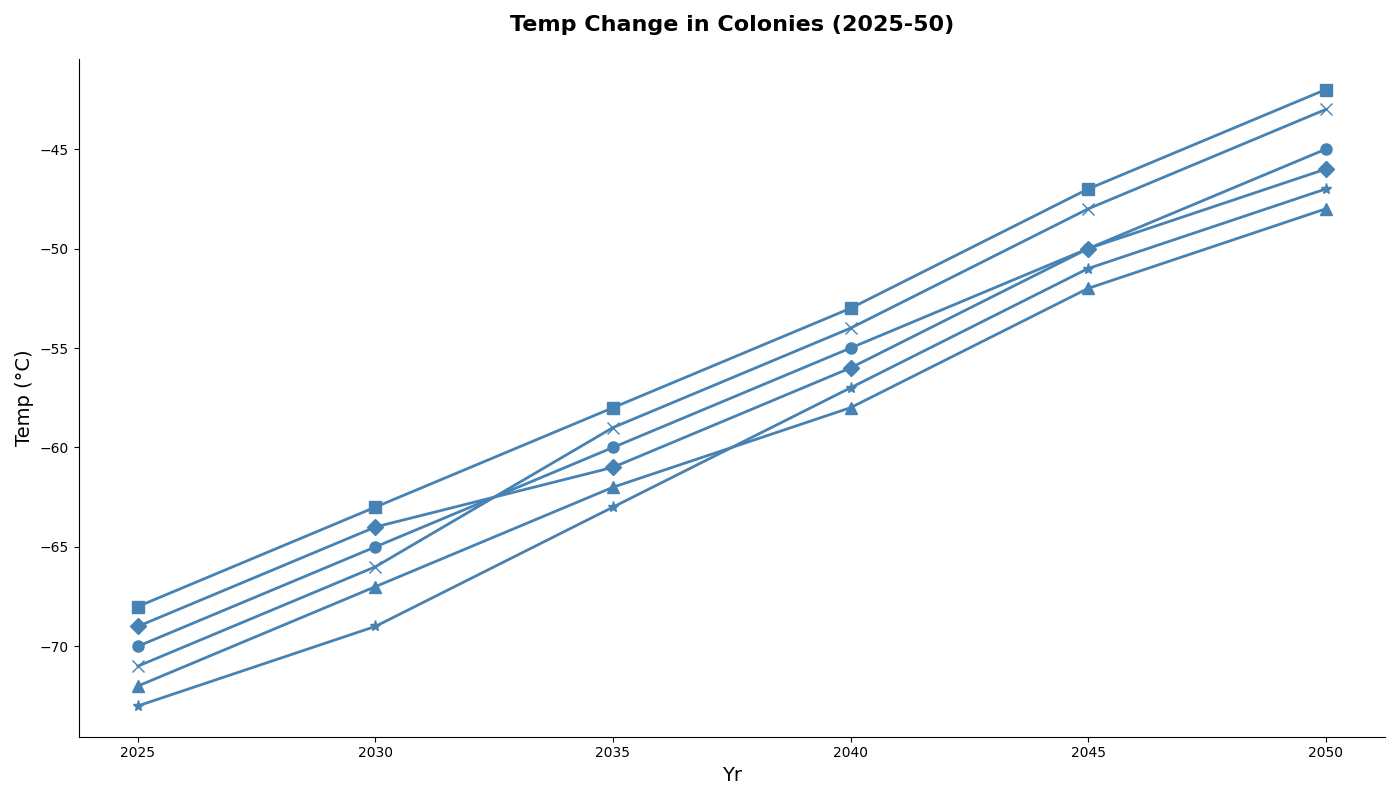

Reproduce this figure in Python.
import matplotlib.pyplot as plt
import numpy as np

years = np.array([2025, 2030, 2035, 2040, 2045, 2050])
colony_A = np.array([-70, -65, -60, -55, -50, -45])
colony_B = np.array([-68, -63, -58, -53, -47, -42])
colony_C = np.array([-72, -67, -62, -58, -52, -48])
colony_D = np.array([-69, -64, -61, -56, -50, -46])
colony_E = np.array([-71, -66, -59, -54, -48, -43])
colony_F = np.array([-73, -69, -63, -57, -51, -47])

fig, ax = plt.subplots(figsize=(14, 8))

# Plotting the data with consistent color and removing legend, grids, and borders
ax.plot(years, colony_A, color='steelblue', marker='o', linestyle='-', linewidth=2, markersize=8)
ax.plot(years, colony_B, color='steelblue', marker='s', linestyle='-', linewidth=2, markersize=8)
ax.plot(years, colony_C, color='steelblue', marker='^', linestyle='-', linewidth=2, markersize=8)
ax.plot(years, colony_D, color='steelblue', marker='D', linestyle='-', linewidth=2, markersize=8)
ax.plot(years, colony_E, color='steelblue', marker='x', linestyle='-', linewidth=2, markersize=8)
ax.plot(years, colony_F, color='steelblue', marker='*', linestyle='-', linewidth=2, markersize=8)

ax.set_title("Temp Change in Colonies (2025-50)", fontsize=16, fontweight='bold', pad=20)
ax.set_xlabel("Yr", fontsize=14)
ax.set_ylabel("Temp (°C)", fontsize=14)

# Removed legend and grid
ax.spines['top'].set_visible(False)
ax.spines['right'].set_visible(False)

plt.tight_layout()
plt.show()
